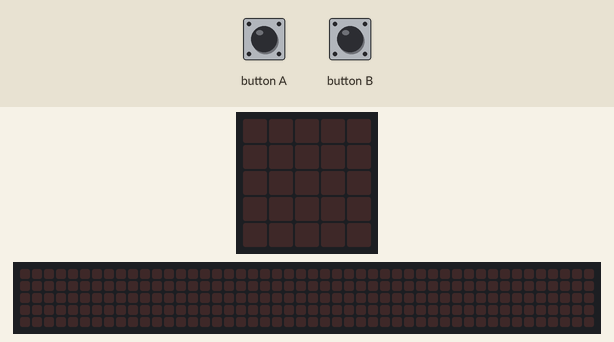
Recording of a program running on a simulated BBC micro:bit (MakeCode). Shown: the board's 5×5 LED display, a strip that is not on the board, showing the scrolling text unrolled. Inputs (shaded band) come from the test bench. The 48×5 strip is a reading aid, not a part: it shows the text the display is scrolling, unrolled, one strip-width of it at a time.

Above: at 1.2 s.
1.3 s: button B pressed for 0.15 s
At 3.92 s:
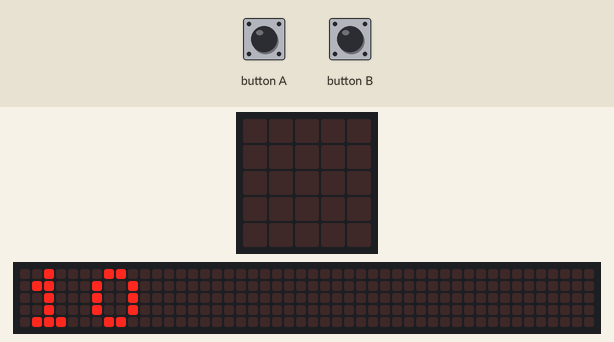
4.3 s: button A pressed for 0.15 s
At 5.6 s:
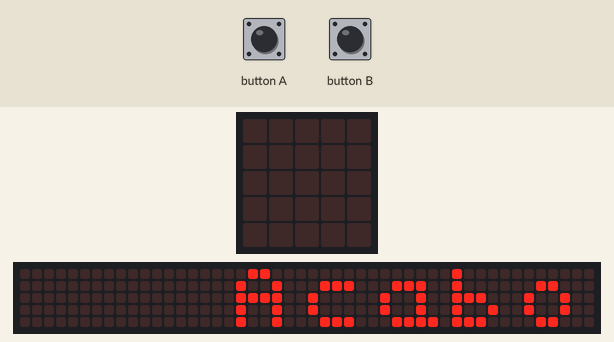
10.4 s: button B pressed for 0.15 s
At 17.22 s:
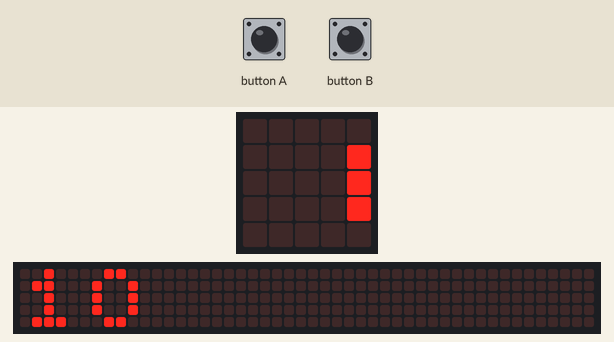

The program:

main.ts
```typescript
let Numero = 0
input.onButtonPressed(Button.A, function () {
    Numero = 0
    while (Numero <= 10) {
        basic.showNumber(Numero)
        basic.pause(1000)
        Numero += 1
        basic.clearScreen()
    }
    basic.showString("  Acabou!")
    basic.pause(1000)
    basic.clearScreen()
})
input.onButtonPressed(Button.B, function () {
    Numero = 10
    while (Numero >= 0) {
        basic.showNumber(Numero)
        basic.pause(1000)
        Numero += -1
        basic.clearScreen()
    }
    basic.showString("   Acabou!")
    basic.pause(1000)
    basic.clearScreen()
})
```

test.ts
```typescript
// os teses vão aqui; isto não será compilado quando este pacote for usado como extensão.
```

Measured:
- after the input at 1.3 s, the display: changes after 0.15 s (image 1)
- what the display in image 1 shows lasts 0.5 s, from 3.7 s to 4.2 s
- what the display in image 2 shows lasts 2.9 s, from 5.2 s to 8.1 s
